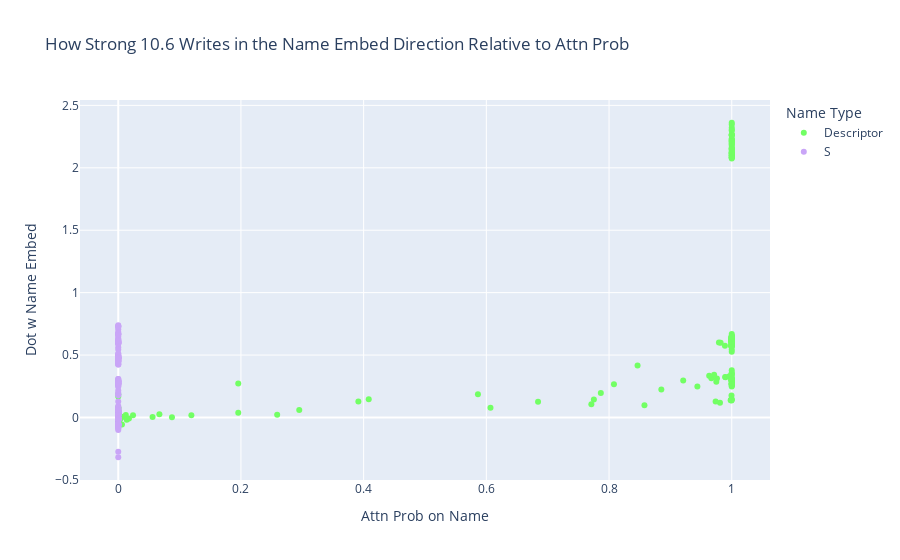
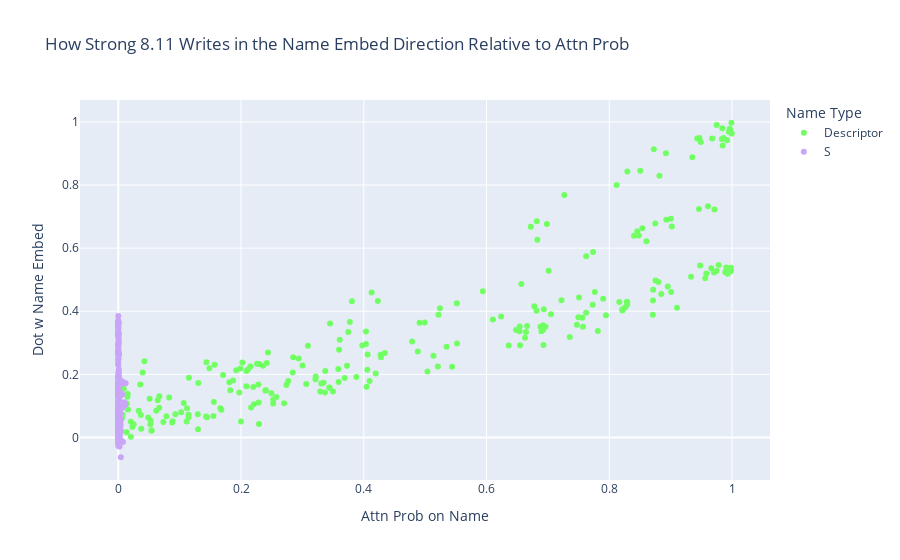
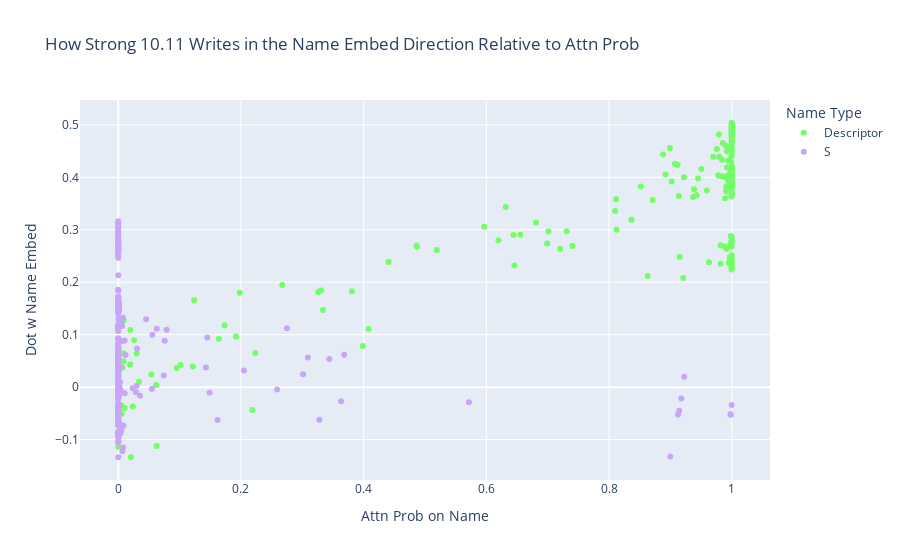
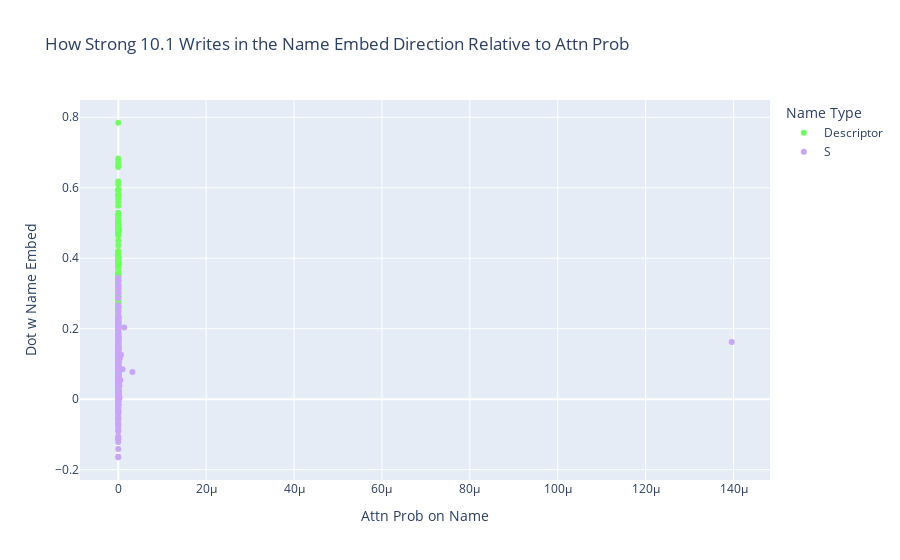

Source (notebook cell) for these figures, in order:
### Code cell
from visualization_utils import scatter_attention_and_contribution_logic
for h in wrong_token_heads:
    scatter_attention_and_contribution_logic(model, h, clean_tokens, answer_residual_directions)

### Figure 1 — Plotly figure (JSON) as saved in the notebook; plotly's stock layout.template omitted (floating-point values rounded to 4 significant figures; data arrays with more than 128 entries replaced by an {"elided": "..."} marker saying what was removed)
{"data": [{"customdata": {"elided": "250x1x17 int values"}, "hovertemplate": "Name Type=Descriptor<br>Attn Prob on Name=%{x}<br>Dot w Name Embed=%{y}<br>text=%{customdata[0]}<extra></extra>", "legendgroup": "Descriptor", "marker": {"color": "rgb(114,255,100)", "symbol": "circle"}, "mode": "markers", "name": "Descriptor", "orientation": "v", "showlegend": true, "type": "scatter", "x": {"elided": "250 float values"}, "xaxis": "x", "y": {"elided": "250 float values"}, "yaxis": "y"}, {"customdata": {"elided": "250x1x17 int values"}, "hovertemplate": "Name Type=S<br>Attn Prob on Name=%{x}<br>Dot w Name Embed=%{y}<br>text=%{customdata[0]}<extra></extra>", "legendgroup": "S", "marker": {"color": "rgb(201,165,247)", "symbol": "circle"}, "mode": "markers", "name": "S", "orientation": "v", "showlegend": true, "type": "scatter", "x": {"elided": "250 float values"}, "xaxis": "x", "y": {"elided": "250 float values"}, "yaxis": "y"}], "layout": {"legend": {"title": {"text": "Name Type"}, "tracegroupgap": 0}, "title": {"text": "How Strong 10.6 Writes in the Name Embed Direction Relative to Attn Prob"}, "xaxis": {"anchor": "y", "domain": [0, 1], "title": {"text": "Attn Prob on Name"}}, "yaxis": {"anchor": "x", "domain": [0, 1], "title": {"text": "Dot w Name Embed"}}}}

### Figure 2 — Plotly figure (JSON) as saved in the notebook; plotly's stock layout.template omitted (floating-point values rounded to 4 significant figures; data arrays with more than 128 entries replaced by an {"elided": "..."} marker saying what was removed)
{"data": [{"customdata": {"elided": "250x1x17 int values"}, "hovertemplate": "Name Type=Descriptor<br>Attn Prob on Name=%{x}<br>Dot w Name Embed=%{y}<br>text=%{customdata[0]}<extra></extra>", "legendgroup": "Descriptor", "marker": {"color": "rgb(114,255,100)", "symbol": "circle"}, "mode": "markers", "name": "Descriptor", "orientation": "v", "showlegend": true, "type": "scatter", "x": {"elided": "250 float values"}, "xaxis": "x", "y": {"elided": "250 float values"}, "yaxis": "y"}, {"customdata": {"elided": "250x1x17 int values"}, "hovertemplate": "Name Type=S<br>Attn Prob on Name=%{x}<br>Dot w Name Embed=%{y}<br>text=%{customdata[0]}<extra></extra>", "legendgroup": "S", "marker": {"color": "rgb(201,165,247)", "symbol": "circle"}, "mode": "markers", "name": "S", "orientation": "v", "showlegend": true, "type": "scatter", "x": {"elided": "250 float values"}, "xaxis": "x", "y": {"elided": "250 float values"}, "yaxis": "y"}], "layout": {"legend": {"title": {"text": "Name Type"}, "tracegroupgap": 0}, "title": {"text": "How Strong 8.11 Writes in the Name Embed Direction Relative to Attn Prob"}, "xaxis": {"anchor": "y", "domain": [0, 1], "title": {"text": "Attn Prob on Name"}}, "yaxis": {"anchor": "x", "domain": [0, 1], "title": {"text": "Dot w Name Embed"}}}}

### Figure 3 — Plotly figure (JSON) as saved in the notebook; plotly's stock layout.template omitted (floating-point values rounded to 4 significant figures; data arrays with more than 128 entries replaced by an {"elided": "..."} marker saying what was removed)
{"data": [{"customdata": {"elided": "250x1x17 int values"}, "hovertemplate": "Name Type=Descriptor<br>Attn Prob on Name=%{x}<br>Dot w Name Embed=%{y}<br>text=%{customdata[0]}<extra></extra>", "legendgroup": "Descriptor", "marker": {"color": "rgb(114,255,100)", "symbol": "circle"}, "mode": "markers", "name": "Descriptor", "orientation": "v", "showlegend": true, "type": "scatter", "x": {"elided": "250 float values"}, "xaxis": "x", "y": {"elided": "250 float values"}, "yaxis": "y"}, {"customdata": {"elided": "250x1x17 int values"}, "hovertemplate": "Name Type=S<br>Attn Prob on Name=%{x}<br>Dot w Name Embed=%{y}<br>text=%{customdata[0]}<extra></extra>", "legendgroup": "S", "marker": {"color": "rgb(201,165,247)", "symbol": "circle"}, "mode": "markers", "name": "S", "orientation": "v", "showlegend": true, "type": "scatter", "x": {"elided": "250 float values"}, "xaxis": "x", "y": {"elided": "250 float values"}, "yaxis": "y"}], "layout": {"legend": {"title": {"text": "Name Type"}, "tracegroupgap": 0}, "title": {"text": "How Strong 10.11 Writes in the Name Embed Direction Relative to Attn Prob"}, "xaxis": {"anchor": "y", "domain": [0, 1], "title": {"text": "Attn Prob on Name"}}, "yaxis": {"anchor": "x", "domain": [0, 1], "title": {"text": "Dot w Name Embed"}}}}

### Figure 4 — Plotly figure (JSON) as saved in the notebook; plotly's stock layout.template omitted (floating-point values rounded to 4 significant figures; data arrays with more than 128 entries replaced by an {"elided": "..."} marker saying what was removed)
{"data": [{"customdata": {"elided": "250x1x17 int values"}, "hovertemplate": "Name Type=Descriptor<br>Attn Prob on Name=%{x}<br>Dot w Name Embed=%{y}<br>text=%{customdata[0]}<extra></extra>", "legendgroup": "Descriptor", "marker": {"color": "rgb(114,255,100)", "symbol": "circle"}, "mode": "markers", "name": "Descriptor", "orientation": "v", "showlegend": true, "type": "scatter", "x": {"elided": "250 float values"}, "xaxis": "x", "y": {"elided": "250 float values"}, "yaxis": "y"}, {"customdata": {"elided": "250x1x17 int values"}, "hovertemplate": "Name Type=S<br>Attn Prob on Name=%{x}<br>Dot w Name Embed=%{y}<br>text=%{customdata[0]}<extra></extra>", "legendgroup": "S", "marker": {"color": "rgb(201,165,247)", "symbol": "circle"}, "mode": "markers", "name": "S", "orientation": "v", "showlegend": true, "type": "scatter", "x": {"elided": "250 float values"}, "xaxis": "x", "y": {"elided": "250 float values"}, "yaxis": "y"}], "layout": {"legend": {"title": {"text": "Name Type"}, "tracegroupgap": 0}, "title": {"text": "How Strong 10.1 Writes in the Name Embed Direction Relative to Attn Prob"}, "xaxis": {"anchor": "y", "domain": [0, 1], "title": {"text": "Attn Prob on Name"}}, "yaxis": {"anchor": "x", "domain": [0, 1], "title": {"text": "Dot w Name Embed"}}}}
